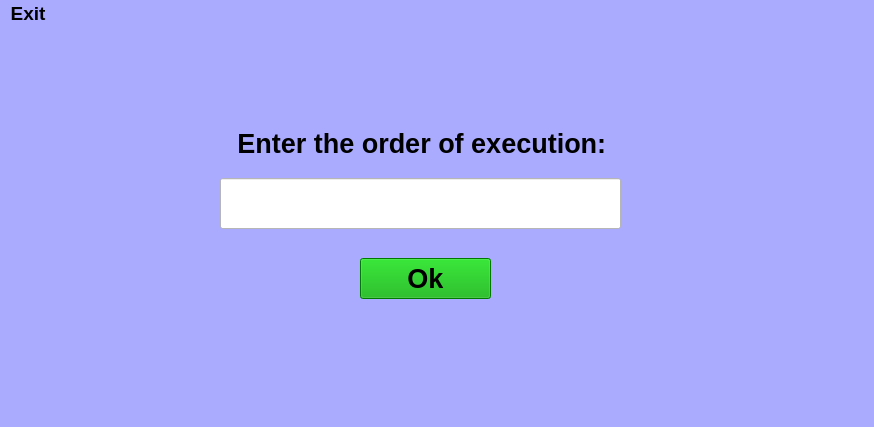
<?xml version="1.0" encoding="UTF-8"?>
<ui version="4.0">
 <class>Order</class>
 <widget class="QMainWindow" name="Order">
  <property name="geometry">
   <rect>
    <x>0</x>
    <y>0</y>
    <width>874</width>
    <height>427</height>
   </rect>
  </property>
  <property name="windowTitle">
   <string>MainWindow</string>
  </property>
  <property name="styleSheet">
   <string notr="true">background-color: rgb(170, 170, 255);</string>
  </property>
  <widget class="QWidget" name="centralwidget">
   <widget class="QLabel" name="label">
    <property name="geometry">
     <rect>
      <x>210</x>
      <y>70</y>
      <width>431</width>
      <height>91</height>
     </rect>
    </property>
    <property name="minimumSize">
     <size>
      <width>0</width>
      <height>91</height>
     </size>
    </property>
    <property name="maximumSize">
     <size>
      <width>16777215</width>
      <height>91</height>
     </size>
    </property>
    <property name="font">
     <font>
      <pointsize>20</pointsize>
      <bold>true</bold>
     </font>
    </property>
    <property name="text">
     <string>Enter the order of execution: </string>
    </property>
    <property name="alignment">
     <set>Qt::AlignCenter</set>
    </property>
   </widget>
   <widget class="QLineEdit" name="OrderInput">
    <property name="geometry">
     <rect>
      <x>220</x>
      <y>150</y>
      <width>401</width>
      <height>51</height>
     </rect>
    </property>
    <property name="font">
     <font>
      <pointsize>22</pointsize>
      <bold>true</bold>
     </font>
    </property>
    <property name="styleSheet">
     <string notr="true">background-color: rgb(255, 255, 255);

border-color: rgb(0, 0, 0);</string>
    </property>
   </widget>
   <widget class="QPushButton" name="OrderSubmitButton">
    <property name="geometry">
     <rect>
      <x>360</x>
      <y>230</y>
      <width>131</width>
      <height>41</height>
     </rect>
    </property>
    <property name="font">
     <font>
      <pointsize>20</pointsize>
      <bold>true</bold>
     </font>
    </property>
    <property name="styleSheet">
     <string notr="true">background-color: rgb(0, 170, 0);
color: rgb(0, 0, 0);
border-color: rgb(0, 0, 0);</string>
    </property>
    <property name="text">
     <string>Ok</string>
    </property>
   </widget>
  </widget>
  <widget class="QMenuBar" name="menubar">
   <property name="geometry">
    <rect>
     <x>0</x>
     <y>0</y>
     <width>874</width>
     <height>24</height>
    </rect>
   </property>
   <property name="font">
    <font>
     <pointsize>14</pointsize>
     <bold>true</bold>
    </font>
   </property>
   <widget class="QMenu" name="menuFile">
    <property name="styleSheet">
     <string notr="true">background-color: rgb(255, 0, 0);</string>
    </property>
    <property name="title">
     <string>Exit</string>
    </property>
    <addaction name="actionExit"/>
   </widget>
   <addaction name="menuFile"/>
  </widget>
  <widget class="QStatusBar" name="statusbar"/>
  <action name="actionExit">
   <property name="text">
    <string>    ✕</string>
   </property>
   <property name="font">
    <font>
     <pointsize>12</pointsize>
     <bold>true</bold>
    </font>
   </property>
  </action>
 </widget>
 <resources/>
 <connections/>
</ui>
